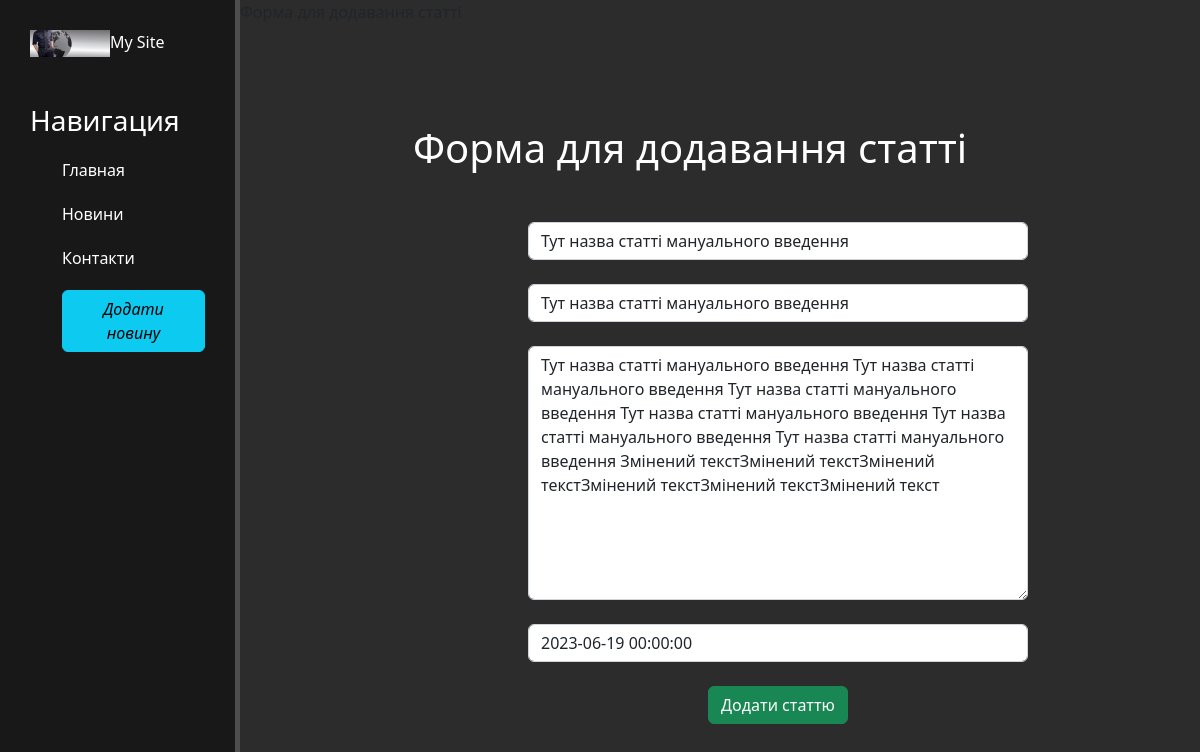
Page /news/5/update/ on the committed database.
### news/models.py (models this page shows, shortened)
class Articles(models.Model):
    title=models.CharField('Назва', max_length=50, default='')
    anons=models.CharField('Анонс', max_length=250,default='')
    full_text=models.TextField('Саття')
    date=models.DateTimeField('дата публікації')
    class Meta:
        verbose_name='Новини'
        verbose_name_plural='Новини'

### news/views.py (the view)
# urls.py: path('<int:pk>/update/', views.NewsUpdateView.as_view(), name='news-update'),
class NewsUpdateView(UpdateView):
     model= Articles
     template_name = 'news/create.html'
     form_class =ArticlesForm

### news/forms.py
class ArticlesForm(ModelForm):
    class Meta:
        model= Articles
        fields=['title', 'anons', 'full_text', 'date']
        widgets={
            "title": TextInput(attrs={
                'class':'form-control',
                'placeholder':'Назва статті'
            }),
             "anons": TextInput(attrs={
                'class':'form-control',
                'placeholder':'Анонс статті'
            }),
             "date": DateTimeInput(attrs={
                'class':'form-control',
                'placeholder':'Дата публікації'
            }),
             "full_text": Textarea(attrs={
                'class':'form-control',
                'placeholder':'Текст статті'
            })
        }

### news/templates/news/create.html (shortened to what this page needs)
{% extends 'main/layout.html' %}
{% block content %}
<div class="features">
    <h1>Форма для додавання статті</h1>
    <form method="post">
        {{ form.title }}<br>
        {{ form.anons }}<br>
        {{ form.full_text }}<br>
        {{ form.date }}<br>
        <button class="btn btn-success" type="submit">Додати статтю</button><br>
    </form>
</div>
{% endblock %}

### main/static/main/css/main.css (style rules this page uses)
body { background: #2c2c2c; }
main .features { float: left; color: #fff; margin-top: 100px; text-align: center; width: 75%; }
form { margin-left: 32%; width: 500px; margin-top: 50px; }

### rows in the picture
Articles: title "Тут назва статті мануального введення", anons "Тут назва статті мануального введення", full_text "Тут назва статті мануального введення Тут назва статті мануального введення Тут назва статті мануального введення Тут назва статті мануального введення Тут назва статті мануального введення Тут назва статті мануального введення Змінений текстЗмінений текстЗмінений текстЗмінений текстЗмінений текстЗмінений текст", date "2023-06-19 00:00:00"
